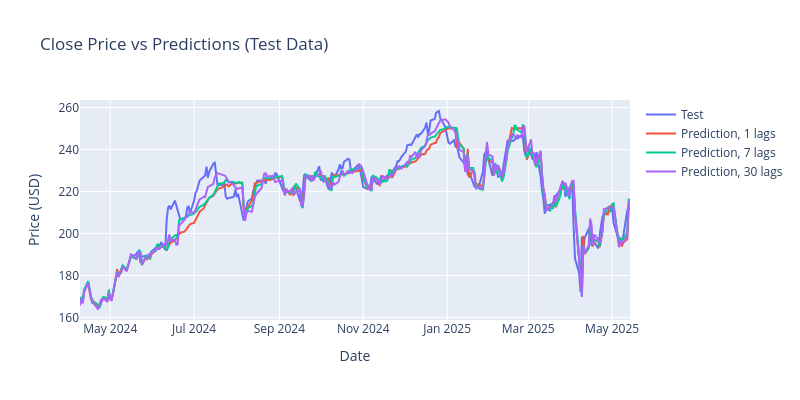

The code cell stored with this chart in its notebook:
### Code cell
import plotly.graph_objects as go

fig = go.Figure()

# Plot actual test data
fig.add_trace(go.Scatter(
    x=data.loc[end_train:].index,
    y=data.loc[end_train:, 'Close'],
    mode='lines',
    name='Test'
))

# Plot predictions for each lag
for predictions, lag in zip(predictions_list, lags):
    fig.add_trace(go.Scatter(
        x=predictions.index,
        y=predictions['pred'],
        mode='lines',
        name=f'Prediction, {lag} lags'
    ))

fig.update_layout(
    title='Close Price vs Predictions (Test Data)',
    xaxis_title='Date',
    yaxis_title='Price (USD)',
    width=800,
    height=400
)

fig.show()

### Figure 1 — Plotly figure (JSON) as saved in the notebook; plotly's stock layout.template omitted (floating-point values rounded to 4 significant figures; data arrays with more than 128 entries replaced by an {"elided": "..."} marker saying what was removed)
{"data": [{"mode": "lines", "name": "Test", "type": "scatter", "x": {"elided": "249 str values"}, "y": {"elided": "249 float values"}}, {"mode": "lines", "name": "Prediction, 1 lags", "type": "scatter", "x": {"elided": "287 str values"}, "y": {"elided": "287 float values"}}, {"mode": "lines", "name": "Prediction, 7 lags", "type": "scatter", "x": {"elided": "287 str values"}, "y": {"elided": "287 float values"}}, {"mode": "lines", "name": "Prediction, 30 lags", "type": "scatter", "x": {"elided": "287 str values"}, "y": {"elided": "287 float values"}}], "layout": {"height": 400, "title": {"text": "Close Price vs Predictions (Test Data)"}, "width": 800, "xaxis": {"title": {"text": "Date"}}, "yaxis": {"title": {"text": "Price (USD)"}}}}
